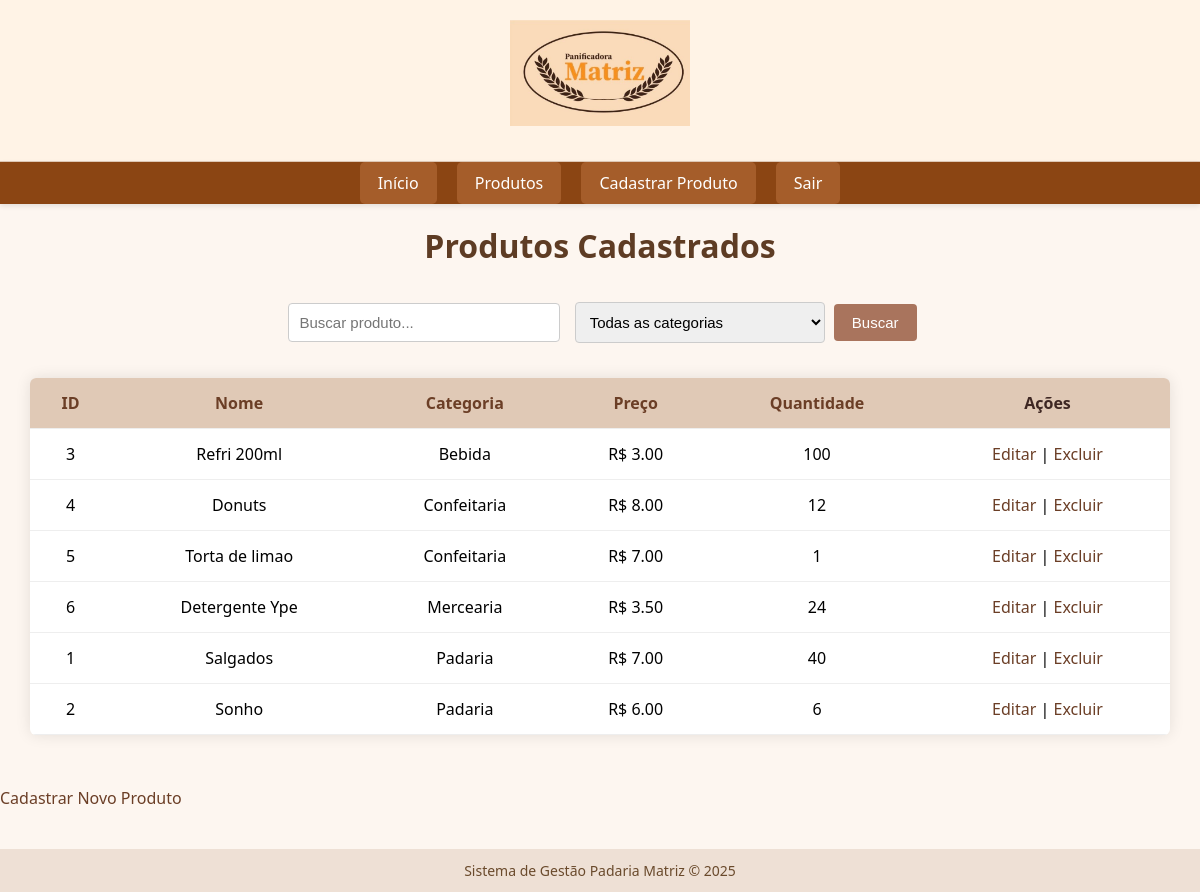
The app's page /produtos?order_by=categoria&busca=&categoria= (signed in) with its own data.
### tables this page shows
CREATE TABLE produtos (
        id INTEGER PRIMARY KEY AUTOINCREMENT,
        nome TEXT NOT NULL,
        categoria TEXT,
        preco REAL,
        quantidade INTEGER
    );

### app.py (the view)
@app.route('/produtos')
def produtos():
    if 'usuario' not in session:
        return redirect(url_for('login'))
    busca = request.args.get('busca', '')
    categoria = request.args.get('categoria', '')
    order_by = request.args.get('order_by', 'id')
    conn = conectar_bd()
    cursor = conn.cursor()
    query = "SELECT * FROM produtos"
    filtros = []
    params = []
    if busca:
        filtros.append("nome LIKE ?")
        params.append(f"%{busca}%")
    if categoria:
        filtros.append("categoria = ?")
        params.append(categoria)
    if filtros:
        query += " WHERE " + " AND ".join(filtros)
    if order_by in ['id', 'nome', 'categoria', 'preco', 'quantidade']:
        query += f" ORDER BY {order_by}"
    cursor.execute(query, params)
    produtos = cursor.fetchall()
    conn.close()
    return render_template('produtos.html', produtos=produtos, busca=busca, categoria=categoria)

### banco.py (called while the page is built)
def conectar_bd():
    conexao = sqlite3.connect('padaria.db')
    return conexao

### templates/produtos.html (shortened to what this page needs)
{% extends 'base.html' %}
{% block content %}
<h1>Produtos Cadastrados</h1>
<form method="GET" action="{{ url_for('produtos') }}">
    <input type="text" name="busca" placeholder="Buscar produto..." value="{{ busca or '' }}">
    <select name="categoria">
        <option value="">Todas as categorias</option>
    </select>
    <input type="submit" value="Buscar">
</form>
<table>
    <tr>
        <th><a href="{{ url_for('produtos', order_by='id', busca=busca, categoria=categoria) }}">ID</a></th>
        <th><a href="{{ url_for('produtos', order_by='nome', busca=busca, categoria=categoria) }}">Nome</a></th>
        <th><a href="{{ url_for('produtos', order_by='categoria', busca=busca, categoria=categoria) }}">Categoria</a></th>
        <th><a href="{{ url_for('produtos', order_by='preco', busca=busca, categoria=categoria) }}">Preço</a></th>
        <th><a href="{{ url_for('produtos', order_by='quantidade', busca=busca, categoria=categoria) }}">Quantidade</a></th>
        <th>Ações</th>
    </tr>
    {% for produto in produtos %}
    <tr>
        <td>{{ produto[0] }}</td>
        <td>{{ produto[1] }}</td>
        <td>{{ produto[2] }}</td>
        <td>R$ {{ "%.2f"|format(produto[3]) }}</td>
        <td>{{ produto[4] }}</td>
        <td>
            <a href="{{ url_for('editar', id=produto[0]) }}">Editar</a> |
            <a href="{{ url_for('excluir', id=produto[0]) }}" onclick="return confirm('Tem certeza que deseja excluir?')">Excluir</a>
        </td>
    </tr>
    {% endfor %}
</table>
<br>
<a class="btn cadastrar" href="{{ url_for('cadastrar') }}">Cadastrar Novo Produto</a>
{% endblock %}

### static/style.css (style rules this page uses)
body { font-family: 'Segoe UI', Tahoma, Geneva, Verdana, sans-serif; background-color: #fdf6f0; margin: 0; padding: 0; }
h1 { color: #5e3c24; text-align: center; margin: 20px 0; }
form { text-align: center; margin: 30px auto; }
input[type="text"], input[type="password"], input[type="number"], select { padding: 10px; border-radius: 4px; border: 1px solid #ccc; margin: 5px; width: 250px; font-size: 15px; }
input[type="submit"] { background-color: #a9745d; color: white; padding: 10px 18px; border: none; border-radius: 4px; cursor: pointer; font-size: 15px; }
table { margin: 30px auto; width: 95%; border-collapse: collapse; box-shadow: 0 0 15px rgba(0,0,0,0.1); background-color: white; border-radius: 6px; overflow: hidden; }
th, td { padding: 14px; border-bottom: 1px solid #eee; text-align: center; }
th { background-color: #e0c9b6; color: #3e2723; font-weight: bold; }
a { color: #6b3e26; text-decoration: none; }

### records on screen
produtos: id "3", nome "Refri 200ml", categoria "Bebida", preco "3.00", quantidade "100"
produtos: id "4", nome "Donuts", categoria "Confeitaria", preco "8.00", quantidade "12"
produtos: id "5", nome "Torta de limao", categoria "Confeitaria", preco "7.00", quantidade "1"
produtos: id "6", nome "Detergente Ype", categoria "Mercearia", preco "3.50", quantidade "24"
produtos: id "1", nome "Salgados", categoria "Padaria", preco "7.00", quantidade "40"
produtos: id "2", nome "Sonho", categoria "Padaria", preco "6.00", quantidade "6"
